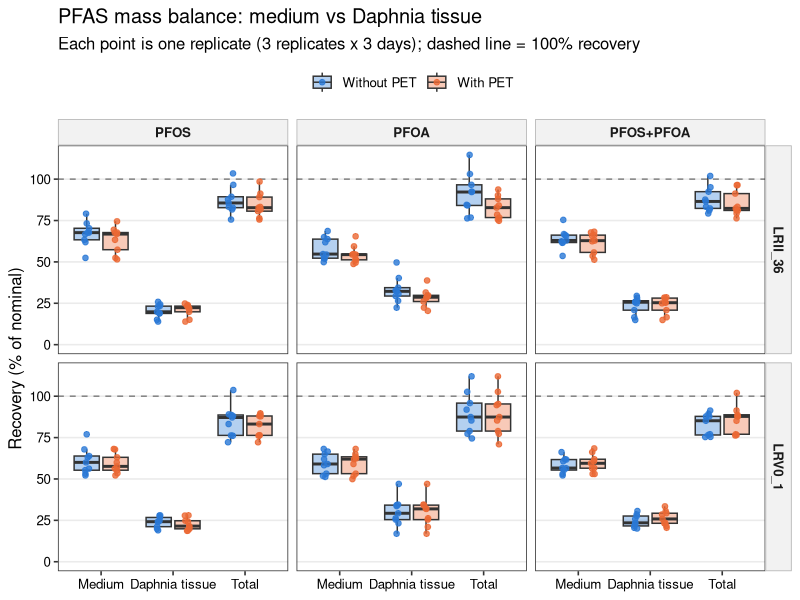
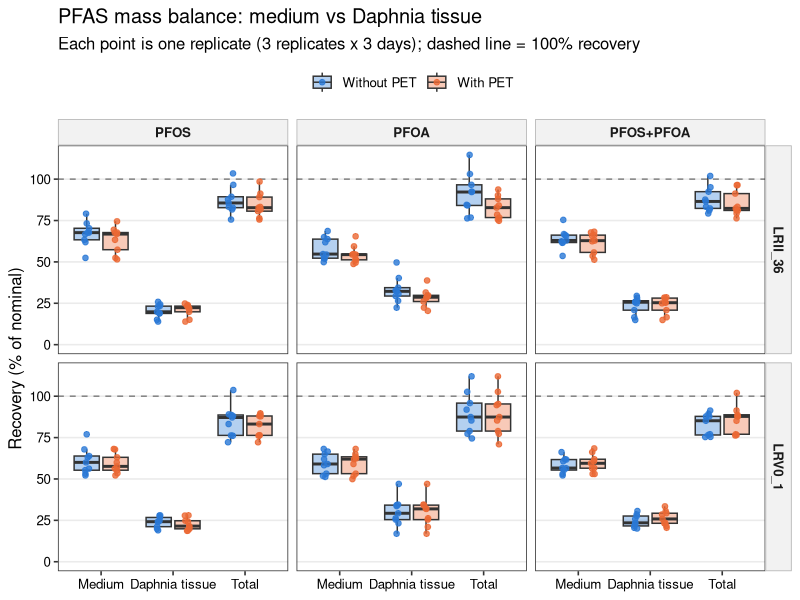
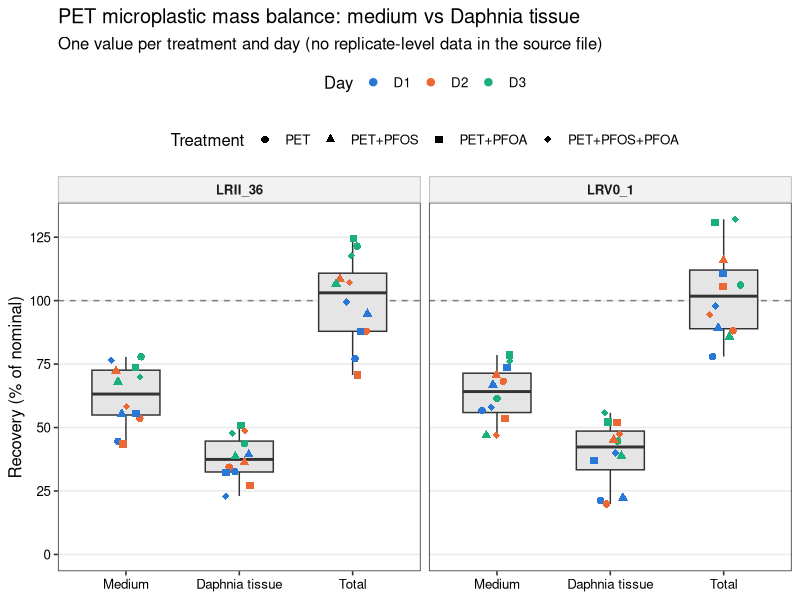
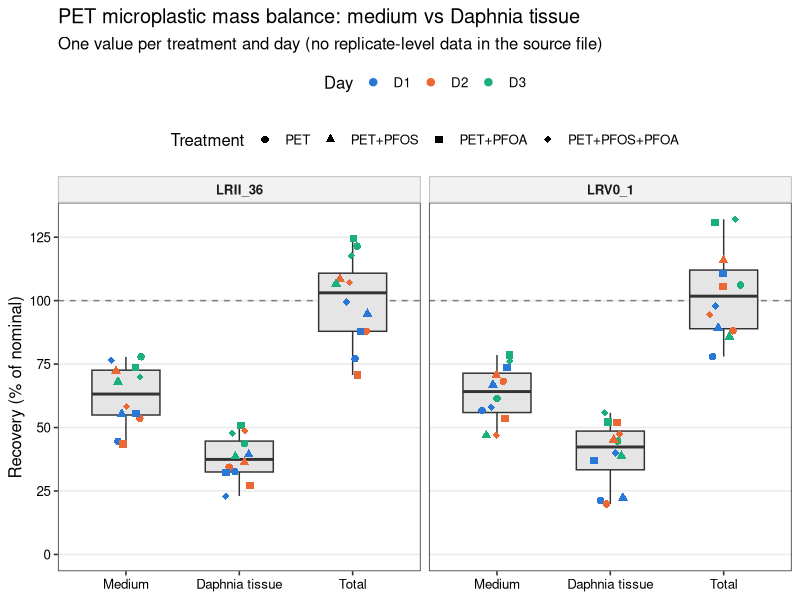
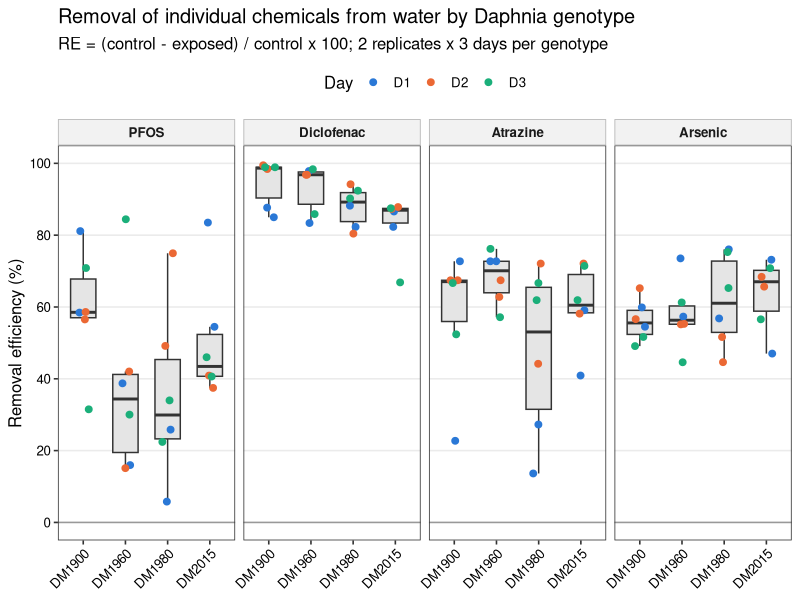
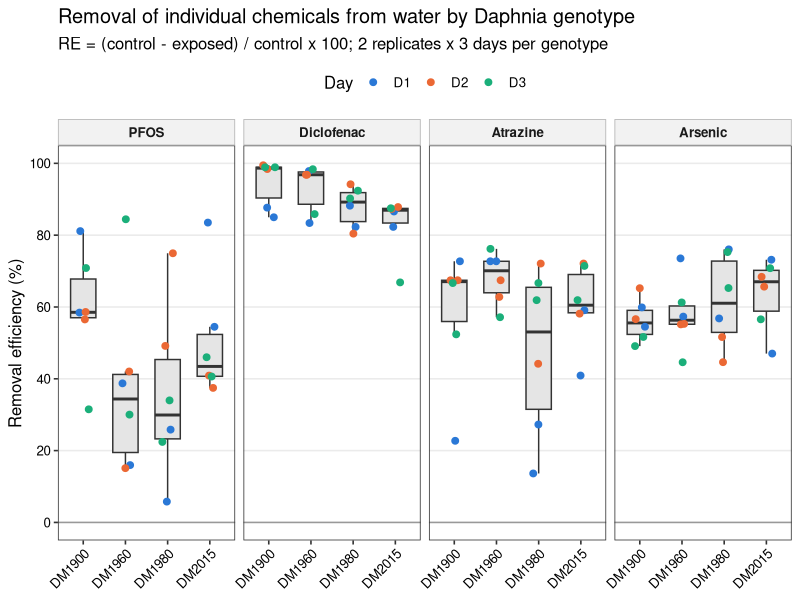
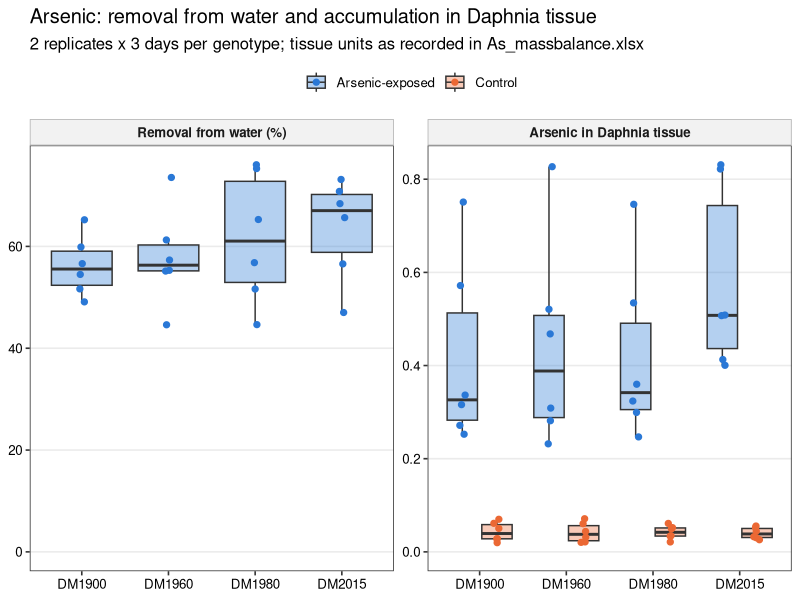
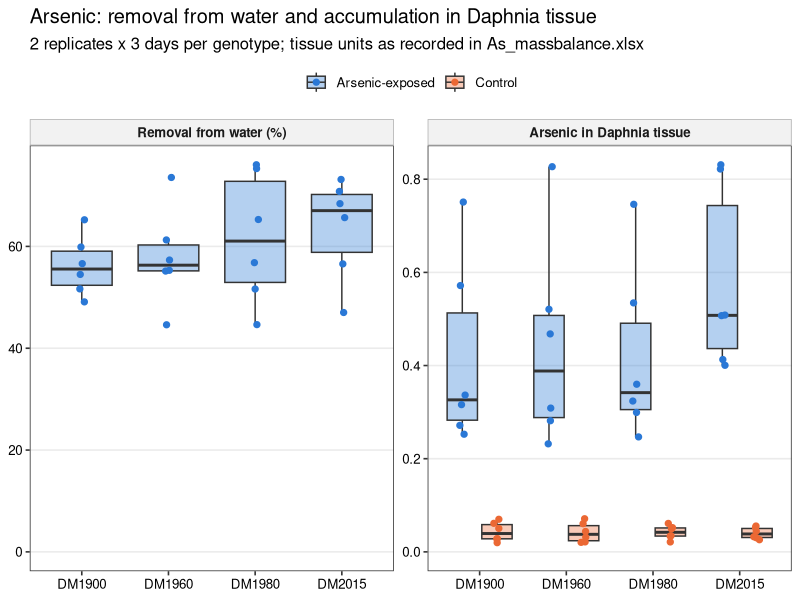

R code for these plots, in order:
# Mass balance and removal efficiency: tidy the raw data, cross-check the
# condensed supplementary tables, and draw box plots.
#
# Inputs (repo root):
#   Mass Balance individual data points_PFAS_final.xlsx   PFAS + MP recovery (% of nominal)
#   As_massbalance.xlsx                                    Arsenic in water and Daphnia tissue
#   Abdullahi_etal_Table S2- individual chemicals raw.xlsx Final water concentrations
#   Abdullahi_etal_Table S3- individual chemicals removal efficiency.xlsx
#
# Outputs: mass_balance/output/*.csv and mass_balance/output/figures/*.{pdf,png}
#
# Run from the repo root:  Rscript mass_balance/mass_balance_plots.R

library(readxl)
library(dplyr)
library(tidyr)
library(ggplot2)

out_dir <- file.path("mass_balance", "output")
fig_dir <- file.path(out_dir, "figures")
dir.create(fig_dir, recursive = TRUE, showWarnings = FALSE)

day_cols  <- c(D1 = "#2a78d6", D2 = "#eb6834", D3 = "#1baf7a")
pair_cols <- c("#2a78d6", "#eb6834")

theme_mb <- theme_bw(base_size = 12) +
  theme(panel.grid.minor = element_blank(),
        panel.grid.major.x = element_blank(),
        strip.background = element_rect(fill = "grey95", colour = "grey70"),
        strip.text = element_text(face = "bold"),
        axis.text = element_text(colour = "black"),
        legend.position = "top")

save_fig <- function(p, name, w, h) {
  ggsave(file.path(fig_dir, paste0(name, ".pdf")), p, width = w, height = h)
  ggsave(file.path(fig_dir, paste0(name, ".png")), p, width = w, height = h, dpi = 300)
}

# ---------------------------------------------------------------------------
# 1. PFAS mass balance (individual replicates)
# ---------------------------------------------------------------------------
# Each block is a header row followed by 3 days x 3 replicates.
# Column groups: A-D (PFOS), G-J (PFOA), M-P (PFOS+PFOA); label, Medium, Tissue, Sum.
pfas_raw <- read_excel("Mass Balance individual data points_PFAS_final.xlsx",
                       sheet = "PFAS", col_names = FALSE, range = "A1:P43",
                       .name_repair = "minimal")

pfas_blocks <- expand.grid(header_row = c(2, 13, 24, 34), first_col = c(1, 7, 13))

pfas <- bind_rows(lapply(seq_len(nrow(pfas_blocks)), function(i) {
  hr <- pfas_blocks$header_row[i]
  fc <- pfas_blocks$first_col[i]
  label <- as.character(pfas_raw[[fc]][hr])
  rows <- hr + 1:9
  tibble(
    block     = label,
    Day       = rep(c("D1", "D2", "D3"), each = 3),
    Replicate = rep(1:3, times = 3),
    Medium    = as.numeric(pfas_raw[[fc + 1]][rows]),
    Daphnia   = as.numeric(pfas_raw[[fc + 2]][rows])
  )
})) %>%
  mutate(
    Total    = Medium + Daphnia,
    PET      = ifelse(grepl("PET", block), "With PET", "Without PET"),
    Exposure = sub("_.*$", "", gsub("\\+PET", "", block)),
    Exposure = factor(Exposure, levels = c("PFOS", "PFOA", "PFOS+PFOA")),
    Genotype = ifelse(grepl("LRV", block), "LRV0_1", "LRII_36"),
    PET      = factor(PET, levels = c("Without PET", "With PET"))
  ) %>%
  select(Genotype, Exposure, PET, Day, Replicate, Medium, Daphnia, Total, block)

write.csv(pfas, file.path(out_dir, "pfas_mass_balance_tidy.csv"), row.names = FALSE)

pfas_long <- pfas %>%
  pivot_longer(c(Medium, Daphnia, Total), names_to = "Compartment", values_to = "Recovery") %>%
  mutate(Compartment = factor(Compartment, levels = c("Medium", "Daphnia", "Total"),
                              labels = c("Medium", "Daphnia tissue", "Total")))

p_pfas <- ggplot(pfas_long, aes(Compartment, Recovery, fill = PET)) +
  geom_hline(yintercept = 100, linetype = "dashed", colour = "grey50") +
  geom_boxplot(outlier.shape = NA, alpha = 0.35, width = 0.7,
               position = position_dodge(width = 0.8)) +
  geom_point(aes(colour = PET), size = 1.6, alpha = 0.8,
             position = position_jitterdodge(jitter.width = 0.15, dodge.width = 0.8, seed = 1)) +
  facet_grid(Genotype ~ Exposure) +
  scale_fill_manual(values = pair_cols, name = NULL) +
  scale_colour_manual(values = pair_cols, name = NULL) +
  scale_y_continuous(limits = c(0, NA), breaks = seq(0, 125, 25)) +
  labs(x = NULL, y = "Recovery (% of nominal)",
       title = "PFAS mass balance: medium vs Daphnia tissue",
       subtitle = "Each point is one replicate (3 replicates x 3 days); dashed line = 100% recovery") +
  theme_mb
save_fig(p_pfas, "Fig_PFAS_mass_balance_boxplot", 10, 7)

# ---------------------------------------------------------------------------
# 2. Microplastic (PET) mass balance: only one value per day per treatment
# ---------------------------------------------------------------------------
mp_raw <- read_excel("Mass Balance individual data points_PFAS_final.xlsx",
                     sheet = "MPs", col_names = FALSE, range = "A1:X20",
                     .name_repair = "minimal")

mp_blocks <- expand.grid(title_row = c(2, 8), first_col = c(2, 8, 14, 20))
mp_treat  <- c(`2` = "PET", `8` = "PET+PFOS", `14` = "PET+PFOA", `20` = "PET+PFOS+PFOA")

mp <- bind_rows(lapply(seq_len(nrow(mp_blocks)), function(i) {
  tr <- mp_blocks$title_row[i]
  fc <- mp_blocks$first_col[i]
  rows <- tr + 2:4
  tibble(
    Genotype  = ifelse(tr == 2, "LRII_36", "LRV0_1"),
    Treatment = mp_treat[[as.character(fc)]],
    Day       = c("D1", "D2", "D3"),
    Medium    = as.numeric(mp_raw[[fc + 1]][rows]),
    Daphnia   = as.numeric(mp_raw[[fc + 2]][rows])
  )
})) %>%
  mutate(Total = Medium + Daphnia,
         Treatment = factor(Treatment, levels = mp_treat))

write.csv(mp, file.path(out_dir, "mp_mass_balance_tidy.csv"), row.names = FALSE)

mp_long <- mp %>%
  pivot_longer(c(Medium, Daphnia, Total), names_to = "Compartment", values_to = "Recovery") %>%
  mutate(Compartment = factor(Compartment, levels = c("Medium", "Daphnia", "Total"),
                              labels = c("Medium", "Daphnia tissue", "Total")))

p_mp <- ggplot(mp_long, aes(Compartment, Recovery)) +
  geom_hline(yintercept = 100, linetype = "dashed", colour = "grey50") +
  geom_boxplot(outlier.shape = NA, fill = "grey90", width = 0.6) +
  geom_point(aes(colour = Day, shape = Treatment), size = 2.2,
             position = position_jitter(width = 0.15, seed = 1)) +
  facet_wrap(~ Genotype) +
  scale_colour_manual(values = day_cols) +
  scale_shape_manual(values = c(16, 17, 15, 18)) +
  scale_y_continuous(limits = c(0, NA), breaks = seq(0, 125, 25)) +
  labs(x = NULL, y = "Recovery (% of nominal)",
       title = "PET microplastic mass balance: medium vs Daphnia tissue",
       subtitle = "One value per treatment and day (no replicate-level data in the source file)") +
  theme_mb + theme(legend.box = "vertical")
save_fig(p_mp, "Fig_MP_mass_balance_boxplot", 9, 6)

# ---------------------------------------------------------------------------
# 3. Removal efficiency of individual chemicals (recomputed from Table S2 raw)
# ---------------------------------------------------------------------------
chem_raw <- read_excel("Abdullahi_etal_Table S2- individual chemicals raw.xlsx",
                       sheet = "individual chemicals")
names(chem_raw) <- c("Genotype", "Replicate", "Day", "PFOS", "Diclofenac", "Atrazine", "Arsenic")

chem_long <- chem_raw %>%
  pivot_longer(PFOS:Arsenic, names_to = "Chemical", values_to = "Conc")

# Initial concentration = mean of the no-Daphnia controls on the same day
# (this reproduces the IC column of Table S3).
ic <- chem_long %>%
  filter(Genotype == "Control") %>%
  group_by(Chemical, Day) %>%
  summarise(IC = mean(Conc), .groups = "drop")

removal <- chem_long %>%
  filter(Genotype != "Control") %>%
  left_join(ic, by = c("Chemical", "Day")) %>%
  mutate(RE = (IC - Conc) / IC * 100,
         Chemical = factor(Chemical, levels = c("PFOS", "Diclofenac", "Atrazine", "Arsenic")))

write.csv(removal, file.path(out_dir, "removal_efficiency_recomputed.csv"), row.names = FALSE)

# Compare with the published Table S3
s3_raw <- read_excel("Abdullahi_etal_Table S3- individual chemicals removal efficiency.xlsx",
                     col_names = FALSE, skip = 3, .name_repair = "minimal")
s3 <- s3_raw[, 1:15]
names(s3) <- c("Genotype", "Replicate", "Day",
               paste(rep(c("PFOS", "Diclofenac", "Atrazine", "Arsenic"), each = 3),
                     c("IC", "FC", "RE"), sep = "_"))
s3_long <- s3 %>%
  filter(!is.na(Genotype)) %>%
  mutate(across(-c(Genotype, Day), as.numeric)) %>%
  pivot_longer(-c(Genotype, Replicate, Day),
               names_to = c("Chemical", ".value"), names_sep = "_")

s3_check <- removal %>%
  mutate(Chemical = as.character(Chemical)) %>%
  full_join(s3_long, by = c("Genotype", "Replicate", "Day", "Chemical"),
            suffix = c("_raw", "_S3")) %>%
  mutate(status = case_when(
    is.na(FC)                          ~ "missing from Table S3",
    is.na(Conc)                        ~ "missing from raw Table S2",
    abs(Conc - FC) > 0.005             ~ "final concentration differs",
    abs(RE_raw - RE_S3) > 0.5          ~ "RE differs",
    TRUE                               ~ "ok")) %>%
  arrange(status != "ok", Chemical, Genotype, Day, Replicate)

write.csv(s3_check, file.path(out_dir, "check_TableS3_vs_raw.csv"), row.names = FALSE)

p_re <- ggplot(removal, aes(Genotype, RE)) +
  geom_hline(yintercept = 0, colour = "grey60") +
  geom_boxplot(outlier.shape = NA, fill = "grey90", width = 0.6) +
  geom_point(aes(colour = Day), size = 2, position = position_jitter(width = 0.15, seed = 1)) +
  facet_wrap(~ Chemical, nrow = 1) +
  scale_colour_manual(values = day_cols) +
  scale_y_continuous(limits = c(0, 100), breaks = seq(0, 100, 20)) +
  labs(x = NULL, y = "Removal efficiency (%)",
       title = "Removal of individual chemicals from water by Daphnia genotype",
       subtitle = "RE = (control - exposed) / control x 100; 2 replicates x 3 days per genotype") +
  theme_mb + theme(axis.text.x = element_text(angle = 45, hjust = 1))
save_fig(p_re, "Fig_removal_efficiency_boxplot", 11, 5)

# ---------------------------------------------------------------------------
# 4. Arsenic: match water and tissue by genotype, day and replicate
# ---------------------------------------------------------------------------
as_water <- read_excel("As_massbalance.xlsx", sheet = "water")
# The Treatment and Day headers are swapped in the source sheet.
names(as_water) <- c("Replicate", "Genotype", "Day", "Treatment", "Water_ugL")
# DM1900 D1 and D3 have both rows labelled replicate 1; the second row is
# replicate 2 (confirmed against Table S2 raw).
as_water <- as_water %>%
  group_by(Genotype, Day, Treatment) %>%
  mutate(Replicate = row_number()) %>%
  ungroup()

as_tissue <- read_excel("As_massbalance.xlsx", sheet = "tissue")
names(as_tissue) <- c("Replicate", "Genotype", "Day", "Treatment", "Tissue")

as_ic <- as_water %>%
  filter(Genotype == "CONTROL") %>%
  group_by(Day) %>%
  summarise(IC = mean(Water_ugL), .groups = "drop")

as_matched <- as_tissue %>%
  filter(Treatment == "ARSENIC") %>%
  select(Genotype, Day, Replicate, Tissue) %>%
  left_join(as_tissue %>% filter(Treatment == "CONTROL") %>%
              select(Genotype, Day, Replicate, Tissue_control = Tissue),
            by = c("Genotype", "Day", "Replicate")) %>%
  left_join(as_water %>% filter(Genotype != "CONTROL") %>%
              select(Genotype, Day, Replicate, Water_ugL),
            by = c("Genotype", "Day", "Replicate")) %>%
  left_join(as_ic, by = "Day") %>%
  mutate(Water_RE = (IC - Water_ugL) / IC * 100) %>%
  arrange(Genotype, Day, Replicate)

write.csv(as_matched, file.path(out_dir, "arsenic_water_tissue_matched.csv"), row.names = FALSE)

as_long <- bind_rows(
  as_matched %>% transmute(Genotype, Day, Replicate, Panel = "Removal from water (%)", Value = Water_RE),
  as_tissue %>% transmute(Genotype, Day, Replicate,
                          Panel = "Arsenic in Daphnia tissue",
                          Treatment = ifelse(Treatment == "ARSENIC", "Arsenic-exposed", "Control"),
                          Value = Tissue)
) %>%
  mutate(Treatment = factor(coalesce(Treatment, "Arsenic-exposed"),
                            levels = c("Arsenic-exposed", "Control")),
         Panel = factor(Panel, levels = c("Removal from water (%)", "Arsenic in Daphnia tissue")))

p_as <- ggplot(as_long, aes(Genotype, Value, fill = Treatment)) +
  geom_boxplot(outlier.shape = NA, alpha = 0.35, width = 0.7,
               position = position_dodge(width = 0.8)) +
  geom_point(aes(colour = Treatment), size = 1.8,
             position = position_jitterdodge(jitter.width = 0.15, dodge.width = 0.8, seed = 1)) +
  facet_wrap(~ Panel, scales = "free_y") +
  scale_fill_manual(values = pair_cols, name = NULL) +
  scale_colour_manual(values = pair_cols, name = NULL) +
  expand_limits(y = 0) +
  labs(x = NULL, y = NULL,
       title = "Arsenic: removal from water and accumulation in Daphnia tissue",
       subtitle = "2 replicates x 3 days per genotype; tissue units as recorded in As_massbalance.xlsx") +
  theme_mb
save_fig(p_as, "Fig_arsenic_water_tissue_boxplot", 10, 5)

rho <- cor.test(as_matched$Water_RE, as_matched$Tissue, method = "spearman", exact = FALSE)

p_as_scatter <- ggplot(as_matched, aes(Tissue, Water_RE)) +
  geom_point(aes(colour = Day, shape = Genotype), size = 2.6) +
  scale_colour_manual(values = day_cols) +
  scale_shape_manual(values = c(16, 17, 15, 18)) +
  labs(x = "Arsenic in Daphnia tissue (as recorded)", y = "Arsenic removal from water (%)",
       title = "Arsenic: water removal vs tissue concentration (matched replicates)",
       subtitle = sprintf("Spearman rho = %.2f, p = %.2f, n = %d",
                          rho$estimate, rho$p.value, nrow(as_matched))) +
  theme_mb + theme(panel.grid.major.x = element_line(colour = "grey92"),
                   legend.position = "right")
save_fig(p_as_scatter, "Fig_arsenic_water_vs_tissue_scatter", 7, 5.5)

# ---------------------------------------------------------------------------
# 5. Data checks
# ---------------------------------------------------------------------------
# PET blocks that reuse replicates from the matching non-PET block
dup_check <- pfas %>%
  filter(PET == "With PET") %>%
  inner_join(pfas %>% filter(PET == "Without PET"),
             by = c("Genotype", "Exposure", "Day", "Medium", "Daphnia"),
             suffix = c("_PET", "_noPET")) %>%
  select(Genotype, Exposure, Day, Replicate_PET, Replicate_noPET, Medium, Daphnia)
write.csv(dup_check, file.path(out_dir, "check_PET_blocks_duplicating_noPET.csv"), row.names = FALSE)

cat("\nTable S3 vs raw Table S2:\n"); print(table(s3_check$status))
cat("\nPET replicates identical to a non-PET replicate:", nrow(dup_check), "of",
    sum(pfas$PET == "With PET"), "\n")
cat("\nArsenic water vs tissue: Spearman rho =", round(rho$estimate, 2),
    "p =", signif(rho$p.value, 2), "\n")
